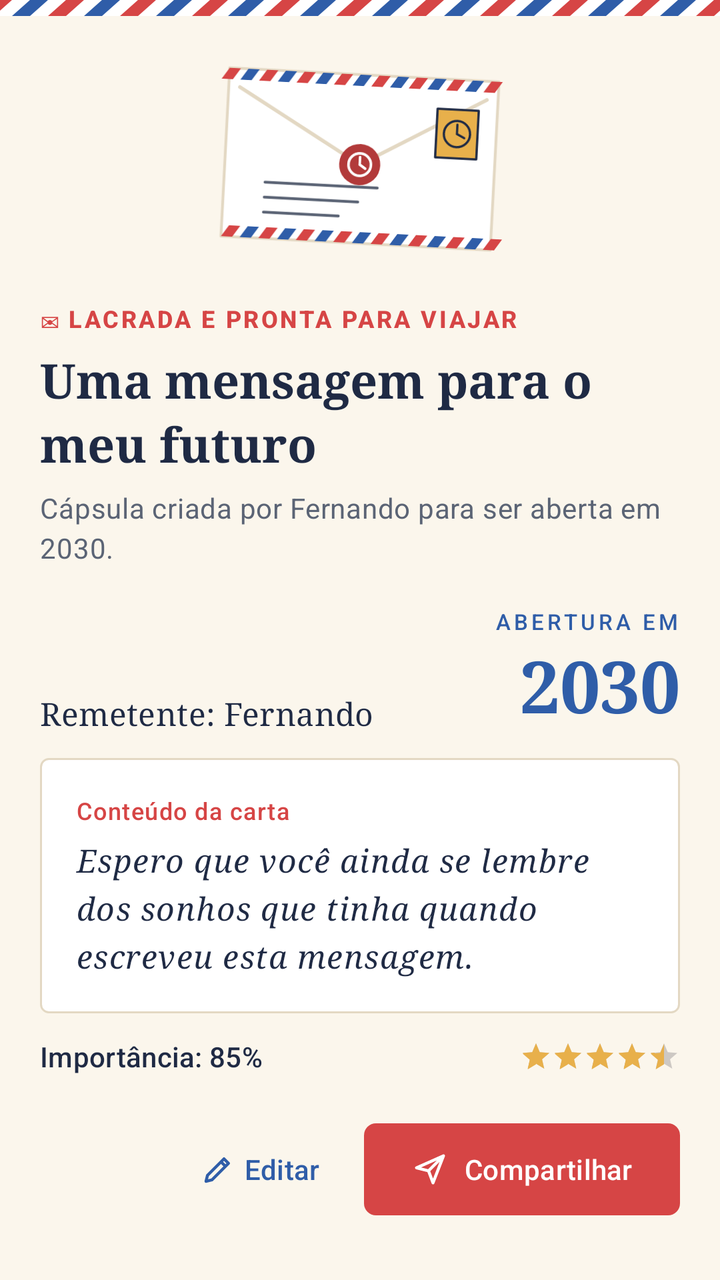
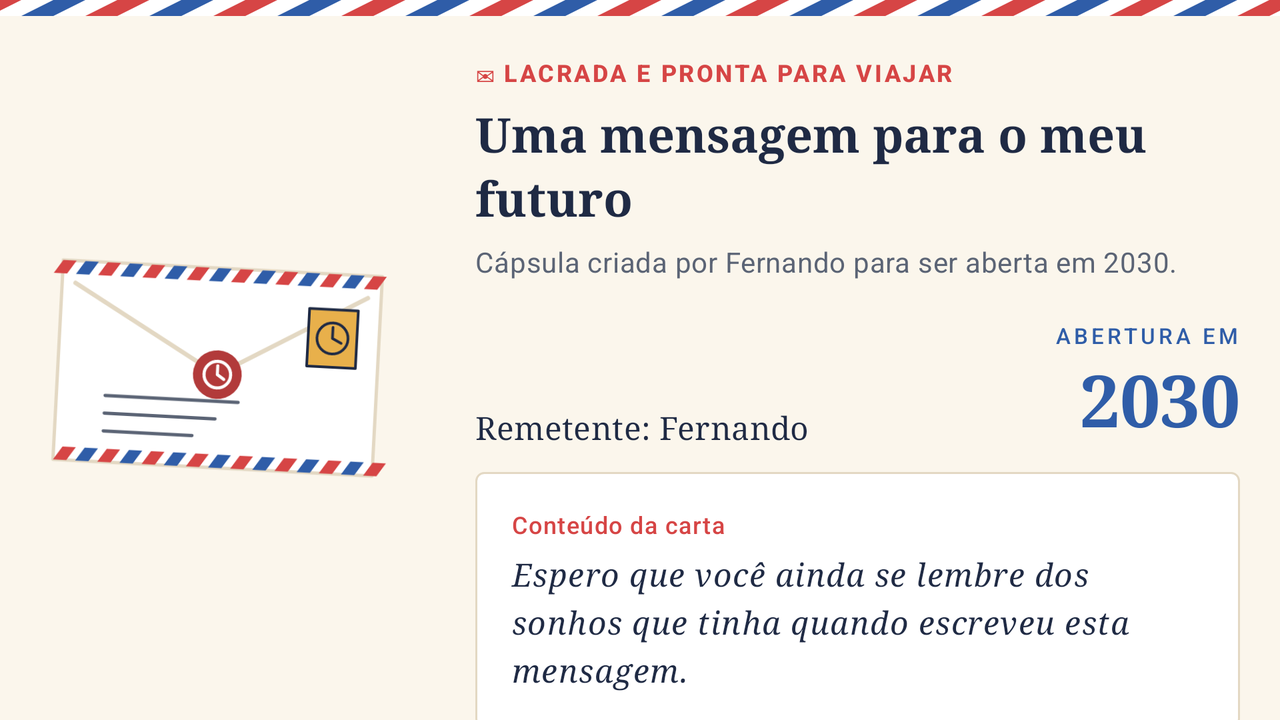

An Android layout and its configuration variant, each rendered on a device that would load it. The default file and the variant file are quoted in full after the pictures.
<!-- AndroidManifest.xml: application theme Tema.Correio -->
<!-- res/layout/activity_capsula_selada.xml -->
<?xml version="1.0" encoding="utf-8"?>
<androidx.core.widget.NestedScrollView xmlns:android="http://schemas.android.com/apk/res/android"
    xmlns:app="http://schemas.android.com/apk/res-auto"
    xmlns:tools="http://schemas.android.com/tools"
    android:layout_width="match_parent"
    android:layout_height="match_parent"
    android:background="@color/papel"
    android:fillViewport="true"
    tools:context=".CapsulaSeladaActivity">

    <androidx.constraintlayout.widget.ConstraintLayout
        android:layout_width="match_parent"
        android:layout_height="wrap_content">

        <View
            android:id="@+id/faixa_aerea_topo"
            android:layout_width="0dp"
            android:layout_height="@dimen/altura_faixa"
            android:background="@drawable/faixa_aerea"
            android:importantForAccessibility="no"
            app:layout_constraintEnd_toEndOf="parent"
            app:layout_constraintStart_toStartOf="parent"
            app:layout_constraintTop_toTopOf="parent" />

        <androidx.constraintlayout.widget.ConstraintLayout
            android:id="@+id/area_carta"
            android:layout_width="0dp"
            android:layout_height="wrap_content"
            android:padding="@dimen/margem_tela"
            app:layout_constraintBottom_toBottomOf="parent"
            app:layout_constraintEnd_toEndOf="parent"
            app:layout_constraintStart_toStartOf="parent"
            app:layout_constraintTop_toBottomOf="@id/faixa_aerea_topo"
            app:layout_constraintVertical_bias="0">

            <ImageView
                android:id="@+id/imagem_envelope"
                android:layout_width="@dimen/tamanho_envelope"
                android:layout_height="wrap_content"
                android:adjustViewBounds="true"
                android:contentDescription="@string/desc_envelope"
                android:rotation="3"
                android:src="@drawable/ic_envelope_aereo"
                app:layout_constraintEnd_toEndOf="parent"
                app:layout_constraintStart_toStartOf="parent"
                app:layout_constraintTop_toTopOf="parent" />

            <TextView
                android:id="@+id/texto_carimbo"
                android:layout_width="wrap_content"
                android:layout_height="wrap_content"
                android:letterSpacing="0.1"
                android:text="@string/carimbo_selada"
                android:textAppearance="@style/TextAppearance.Material3.LabelMedium"
                android:textColor="@color/vermelho_aereo"
                android:textStyle="bold"
                app:layout_constraintStart_toStartOf="parent"
                android:layout_marginTop="@dimen/espaco_g"
                app:layout_constraintTop_toBottomOf="@id/imagem_envelope" />
        
            <TextView
                android:id="@+id/texto_titulo_capsula"
                android:layout_width="0dp"
                android:layout_height="wrap_content"
                android:layout_marginTop="@dimen/espaco_p"
                android:fontFamily="serif"
                android:textAppearance="@style/TextAppearance.Material3.HeadlineSmall"
                android:textColor="@color/tinta"
                android:textStyle="bold"
                app:layout_constraintEnd_toEndOf="parent"
                app:layout_constraintStart_toStartOf="parent"
                app:layout_constraintTop_toBottomOf="@id/texto_carimbo"
                tools:text="Uma mensagem para o meu futuro" />
        
            <TextView
                android:id="@+id/texto_resumo"
                android:layout_width="0dp"
                android:layout_height="wrap_content"
                android:layout_marginTop="@dimen/espaco_p"
                android:textAppearance="@style/TextAppearance.Material3.BodyMedium"
                android:textColor="@color/tinta_suave"
                app:layout_constraintEnd_toEndOf="parent"
                app:layout_constraintStart_toStartOf="parent"
                app:layout_constraintTop_toBottomOf="@id/texto_titulo_capsula"
                tools:text="Cápsula criada por Fernando para ser aberta em 2030." />
        
            
            <TextView
                android:id="@+id/texto_remetente"
                android:layout_width="0dp"
                android:layout_height="wrap_content"
                android:layout_marginEnd="@dimen/espaco_m"
                android:fontFamily="serif"
                android:textAppearance="@style/TextAppearance.Material3.TitleMedium"
                android:textColor="@color/tinta"
                app:layout_constraintBottom_toBottomOf="@id/texto_ano_entrega"
                app:layout_constraintEnd_toStartOf="@id/texto_ano_entrega"
                app:layout_constraintStart_toStartOf="parent"
                tools:text="Remetente: Fernando" />
        
            <TextView
                android:id="@+id/texto_rotulo_entrega"
                android:layout_width="wrap_content"
                android:layout_height="wrap_content"
                android:layout_marginTop="@dimen/espaco_g"
                android:letterSpacing="0.15"
                android:text="@string/rotulo_entrega"
                android:textAppearance="@style/TextAppearance.Material3.LabelSmall"
                android:textColor="@color/azul_aereo"
                app:layout_constraintEnd_toEndOf="parent"
                app:layout_constraintTop_toBottomOf="@id/texto_resumo" />
        
            <TextView
                android:id="@+id/texto_ano_entrega"
                android:layout_width="wrap_content"
                android:layout_height="wrap_content"
                android:fontFamily="serif"
                android:textAppearance="@style/TextAppearance.Material3.DisplaySmall"
                android:textColor="@color/azul_aereo"
                android:textStyle="bold"
                app:layout_constraintEnd_toEndOf="parent"
                app:layout_constraintTop_toBottomOf="@id/texto_rotulo_entrega"
                tools:text="2030" />
        
            <LinearLayout
                android:id="@+id/bloco_mensagem"
                android:layout_width="0dp"
                android:layout_height="wrap_content"
                android:layout_marginTop="@dimen/espaco_m"
                android:background="@drawable/fundo_cartao_mensagem"
                android:orientation="vertical"
                android:padding="18dp"
                app:layout_constraintEnd_toEndOf="parent"
                app:layout_constraintStart_toStartOf="parent"
                app:layout_constraintTop_toBottomOf="@id/texto_ano_entrega">
        
                <TextView
                    android:id="@+id/texto_rotulo_conteudo"
                    android:layout_width="wrap_content"
                    android:layout_height="wrap_content"
                    android:text="@string/rotulo_conteudo"
                    android:textAppearance="@style/TextAppearance.Material3.LabelMedium"
                    android:textColor="@color/vermelho_aereo" />
        
                <TextView
                    android:id="@+id/texto_mensagem"
                    android:layout_width="match_parent"
                    android:layout_height="wrap_content"
                    android:layout_marginTop="@dimen/espaco_p"
                    android:fontFamily="serif"
                    android:lineSpacingMultiplier="1.3"
                    android:textAppearance="@style/TextAppearance.Material3.BodyLarge"
                    android:textColor="@color/tinta"
                    android:textIsSelectable="true"
                    android:textStyle="italic"
                    tools:text="Espero que você ainda se lembre dos sonhos que tinha quando escreveu esta mensagem." />
            </LinearLayout>
        
            <TextView
                android:id="@+id/texto_importancia"
                android:layout_width="wrap_content"
                android:layout_height="wrap_content"
                android:layout_marginTop="@dimen/espaco_m"
                android:textAppearance="@style/TextAppearance.Material3.TitleSmall"
                android:textColor="@color/tinta"
                app:layout_constraintStart_toStartOf="parent"
                app:layout_constraintTop_toBottomOf="@id/bloco_mensagem"
                tools:text="Importância: 85%" />
        
            <RatingBar
                android:id="@+id/avaliacao_importancia"
                style="?android:attr/ratingBarStyleSmall"
                android:layout_width="wrap_content"
                android:layout_height="wrap_content"
                android:contentDescription="@string/desc_avaliacao"
                android:isIndicator="true"
                android:numStars="5"
                android:progressTint="@color/mostarda"
                android:secondaryProgressTint="@color/mostarda"
                android:stepSize="0.1"
                app:layout_constraintBottom_toBottomOf="@id/texto_importancia"
                app:layout_constraintEnd_toEndOf="parent"
                app:layout_constraintTop_toTopOf="@id/texto_importancia"
                tools:rating="4.2" />
        
            
            <com.google.android.material.button.MaterialButton
                android:id="@+id/botao_editar"
                style="@style/Widget.Material3.Button.TextButton.Icon"
                android:layout_width="wrap_content"
                android:layout_height="@dimen/altura_botao"
                android:layout_marginTop="@dimen/espaco_g"
                android:layout_marginEnd="@dimen/espaco_p"
                android:text="@string/botao_editar"
                app:icon="@drawable/ic_lapis"
                app:iconTint="@color/azul_aereo"
                app:layout_constraintBottom_toBottomOf="parent"
                app:layout_constraintEnd_toStartOf="@id/botao_compartilhar"
                app:layout_constraintHorizontal_bias="1"
                app:layout_constraintHorizontal_chainStyle="packed"
                app:layout_constraintStart_toStartOf="parent"
                app:layout_constraintTop_toBottomOf="@id/texto_importancia"
                app:layout_constraintVertical_bias="0" />
        
            <com.google.android.material.button.MaterialButton
                android:id="@+id/botao_compartilhar"
                style="@style/Botao.Selar"
                android:layout_width="wrap_content"
                android:layout_height="@dimen/altura_botao"
                android:text="@string/botao_compartilhar"
                app:icon="@drawable/ic_enviar"
                app:layout_constraintEnd_toEndOf="parent"
                app:layout_constraintStart_toEndOf="@id/botao_editar"
                app:layout_constraintTop_toTopOf="@id/botao_editar" />

        </androidx.constraintlayout.widget.ConstraintLayout>
    </androidx.constraintlayout.widget.ConstraintLayout>
</androidx.core.widget.NestedScrollView>
<!-- resources referenced by this layout -->
<resources>
  <color name="azul_aereo">#FF2F5DA8</color>
  <color name="mostarda">#FFE8B04B</color>
  <color name="papel">#FFFBF6EC</color>
  <color name="tinta">#FF1F2A44</color>
  <color name="tinta_suave">#FF5B6475</color>
  <color name="vermelho_aereo">#FFD64545</color>
  <dimen name="altura_botao">54dp</dimen>
  <dimen name="altura_faixa">8dp</dimen>
  <dimen name="espaco_g">20dp</dimen>
  <dimen name="espaco_m">12dp</dimen>
  <dimen name="espaco_p">6dp</dimen>
  <dimen name="margem_tela">20dp</dimen>
  <dimen name="tamanho_envelope">150dp</dimen>
  <!-- drawable fundo_cartao_mensagem (drawable) -->
  <?xml version="1.0" encoding="utf-8"?>
  <shape xmlns:android="http://schemas.android.com/apk/res/android"
      android:shape="rectangle">
      <solid android:color="@color/branco_postal" />
      <corners android:radius="4dp" />
      <stroke
          android:width="1dp"
          android:color="@color/linha" />
  </shape>
  <!-- drawable ic_enviar (drawable) -->
  <vector xmlns:android="http://schemas.android.com/apk/res/android"
      android:width="24dp"
      android:height="24dp"
      android:viewportWidth="24"
      android:viewportHeight="24">
      <path
          android:strokeColor="@color/branco_postal"
          android:strokeWidth="2"
          android:strokeLineCap="round"
          android:strokeLineJoin="round"
          android:pathData="M3,11 L21,3 L14,21 L11,13 Z M11,13 L21,3" />
  </vector>
  <!-- drawable ic_lapis (drawable) -->
  <vector xmlns:android="http://schemas.android.com/apk/res/android"
      android:width="24dp"
      android:height="24dp"
      android:viewportWidth="24"
      android:viewportHeight="24">
      <path
          android:strokeColor="@color/azul_aereo"
          android:strokeWidth="2"
          android:strokeLineCap="round"
          android:strokeLineJoin="round"
          android:pathData="M4,20 L8,19 L19,8 L16,5 L5,16 Z M14,7 L17,10" />
  </vector>
  <string name="botao_compartilhar">Compartilhar</string>
  <string name="botao_editar">Editar</string>
  <string name="carimbo_selada">✉ LACRADA E PRONTA PARA VIAJAR</string>
  <string name="desc_avaliacao">Importância representada em estrelas</string>
  <string name="desc_envelope">Envelope de correio aéreo lacrado, com selo e bordas listradas</string>
  <string name="rotulo_conteudo">Conteúdo da carta</string>
  <string name="rotulo_entrega">ABERTURA EM</string>
  <style name="Botao.Selar" parent="Widget.Material3.Button">
          <item name="backgroundTint">@color/vermelho_aereo</item>
          <item name="android:textColor">@color/branco_postal</item>
          <item name="iconTint">@color/branco_postal</item>
          <item name="cornerRadius">6dp</item>
      </style>
  <!-- from res/values-v35/ -->
  <style name="Tema.Correio" parent="Base.Tema.Correio">
          <item name="android:windowOptOutEdgeToEdgeEnforcement">true</item>
      </style>
  <color name="branco_postal">#FFFFFFFF</color>
  <color name="linha">#FFE3D8C3</color>
  <style name="Base.Tema.Correio" parent="Theme.Material3.Light.NoActionBar">
          <item name="colorPrimary">@color/azul_aereo</item>
          <item name="colorOnPrimary">@color/branco_postal</item>
          <item name="colorSecondary">@color/vermelho_aereo</item>
          <item name="colorError">@color/vermelho_aereo_escuro</item>
          <item name="android:colorBackground">@color/papel</item>
          <item name="colorSurface">@color/papel</item>
          <item name="colorSurfaceContainerHighest">@color/papel_escuro</item>
          <item name="colorOnSurface">@color/tinta</item>
          <item name="colorOnSurfaceVariant">@color/tinta_suave</item>
          <item name="android:statusBarColor">@color/papel</item>
          <item name="android:navigationBarColor">@color/papel</item>
          <item name="android:windowLightStatusBar">true</item>
          <item name="android:windowLightNavigationBar">true</item>
      </style>
  <color name="vermelho_aereo_escuro">#FFA83232</color>
  <color name="papel_escuro">#FFF1E8D6</color>
  <!-- some entries are left out for length -->
</resources>
<!-- res/layout-land/activity_capsula_selada.xml (the repository's variant of the layout above) -->
<!-- drawn on the phone turned sideways -->
<?xml version="1.0" encoding="utf-8"?>
<androidx.constraintlayout.widget.ConstraintLayout xmlns:android="http://schemas.android.com/apk/res/android"
    xmlns:app="http://schemas.android.com/apk/res-auto"
    xmlns:tools="http://schemas.android.com/tools"
    android:layout_width="match_parent"
    android:layout_height="match_parent"
    android:background="@color/papel"
    tools:context=".CapsulaSeladaActivity">

    <View
        android:id="@+id/faixa_aerea_topo"
        android:layout_width="0dp"
        android:layout_height="@dimen/altura_faixa"
        android:background="@drawable/faixa_aerea"
        android:importantForAccessibility="no"
        app:layout_constraintEnd_toEndOf="parent"
        app:layout_constraintStart_toStartOf="parent"
        app:layout_constraintTop_toTopOf="parent" />

    <androidx.constraintlayout.widget.Guideline
        android:id="@+id/guia_colunas"
        android:layout_width="wrap_content"
        android:layout_height="wrap_content"
        android:orientation="vertical"
        app:layout_constraintGuide_percent="0.34" />

    <ImageView
        android:id="@+id/imagem_envelope"
        android:layout_width="0dp"
        android:layout_height="wrap_content"
        android:layout_margin="@dimen/margem_tela"
        android:adjustViewBounds="true"
        android:contentDescription="@string/desc_envelope"
        android:rotation="3"
        android:src="@drawable/ic_envelope_aereo"
        app:layout_constraintBottom_toBottomOf="parent"
        app:layout_constraintEnd_toStartOf="@id/guia_colunas"
        app:layout_constraintStart_toStartOf="parent"
        app:layout_constraintTop_toBottomOf="@id/faixa_aerea_topo" />

    <androidx.core.widget.NestedScrollView
        android:id="@+id/rolagem_carta"
        android:layout_width="0dp"
        android:layout_height="0dp"
        android:fillViewport="true"
        app:layout_constraintBottom_toBottomOf="parent"
        app:layout_constraintEnd_toEndOf="parent"
        app:layout_constraintStart_toEndOf="@id/guia_colunas"
        app:layout_constraintTop_toBottomOf="@id/faixa_aerea_topo">

        <androidx.constraintlayout.widget.ConstraintLayout
            android:id="@+id/area_carta"
            android:layout_width="match_parent"
            android:layout_height="wrap_content"
            android:padding="@dimen/margem_tela">

            <TextView
                android:id="@+id/texto_carimbo"
                android:layout_width="wrap_content"
                android:layout_height="wrap_content"
                android:letterSpacing="0.1"
                android:text="@string/carimbo_selada"
                android:textAppearance="@style/TextAppearance.Material3.LabelMedium"
                android:textColor="@color/vermelho_aereo"
                android:textStyle="bold"
                app:layout_constraintStart_toStartOf="parent"
                app:layout_constraintTop_toTopOf="parent" />
        
            <TextView
                android:id="@+id/texto_titulo_capsula"
                android:layout_width="0dp"
                android:layout_height="wrap_content"
                android:layout_marginTop="@dimen/espaco_p"
                android:fontFamily="serif"
                android:textAppearance="@style/TextAppearance.Material3.HeadlineSmall"
                android:textColor="@color/tinta"
                android:textStyle="bold"
                app:layout_constraintEnd_toEndOf="parent"
                app:layout_constraintStart_toStartOf="parent"
                app:layout_constraintTop_toBottomOf="@id/texto_carimbo"
                tools:text="Uma mensagem para o meu futuro" />
        
            <TextView
                android:id="@+id/texto_resumo"
                android:layout_width="0dp"
                android:layout_height="wrap_content"
                android:layout_marginTop="@dimen/espaco_p"
                android:textAppearance="@style/TextAppearance.Material3.BodyMedium"
                android:textColor="@color/tinta_suave"
                app:layout_constraintEnd_toEndOf="parent"
                app:layout_constraintStart_toStartOf="parent"
                app:layout_constraintTop_toBottomOf="@id/texto_titulo_capsula"
                tools:text="Cápsula criada por Fernando para ser aberta em 2030." />
        
            
            <TextView
                android:id="@+id/texto_remetente"
                android:layout_width="0dp"
                android:layout_height="wrap_content"
                android:layout_marginEnd="@dimen/espaco_m"
                android:fontFamily="serif"
                android:textAppearance="@style/TextAppearance.Material3.TitleMedium"
                android:textColor="@color/tinta"
                app:layout_constraintBottom_toBottomOf="@id/texto_ano_entrega"
                app:layout_constraintEnd_toStartOf="@id/texto_ano_entrega"
                app:layout_constraintStart_toStartOf="parent"
                tools:text="Remetente: Fernando" />
        
            <TextView
                android:id="@+id/texto_rotulo_entrega"
                android:layout_width="wrap_content"
                android:layout_height="wrap_content"
                android:layout_marginTop="@dimen/espaco_g"
                android:letterSpacing="0.15"
                android:text="@string/rotulo_entrega"
                android:textAppearance="@style/TextAppearance.Material3.LabelSmall"
                android:textColor="@color/azul_aereo"
                app:layout_constraintEnd_toEndOf="parent"
                app:layout_constraintTop_toBottomOf="@id/texto_resumo" />
        
            <TextView
                android:id="@+id/texto_ano_entrega"
                android:layout_width="wrap_content"
                android:layout_height="wrap_content"
                android:fontFamily="serif"
                android:textAppearance="@style/TextAppearance.Material3.DisplaySmall"
                android:textColor="@color/azul_aereo"
                android:textStyle="bold"
                app:layout_constraintEnd_toEndOf="parent"
                app:layout_constraintTop_toBottomOf="@id/texto_rotulo_entrega"
                tools:text="2030" />
        
            <LinearLayout
                android:id="@+id/bloco_mensagem"
                android:layout_width="0dp"
                android:layout_height="wrap_content"
                android:layout_marginTop="@dimen/espaco_m"
                android:background="@drawable/fundo_cartao_mensagem"
                android:orientation="vertical"
                android:padding="18dp"
                app:layout_constraintEnd_toEndOf="parent"
                app:layout_constraintStart_toStartOf="parent"
                app:layout_constraintTop_toBottomOf="@id/texto_ano_entrega">
        
                <TextView
                    android:id="@+id/texto_rotulo_conteudo"
                    android:layout_width="wrap_content"
                    android:layout_height="wrap_content"
                    android:text="@string/rotulo_conteudo"
                    android:textAppearance="@style/TextAppearance.Material3.LabelMedium"
                    android:textColor="@color/vermelho_aereo" />
        
                <TextView
                    android:id="@+id/texto_mensagem"
                    android:layout_width="match_parent"
                    android:layout_height="wrap_content"
                    android:layout_marginTop="@dimen/espaco_p"
                    android:fontFamily="serif"
                    android:lineSpacingMultiplier="1.3"
                    android:textAppearance="@style/TextAppearance.Material3.BodyLarge"
                    android:textColor="@color/tinta"
                    android:textIsSelectable="true"
                    android:textStyle="italic"
                    tools:text="Espero que você ainda se lembre dos sonhos que tinha quando escreveu esta mensagem." />
            </LinearLayout>
        
            <TextView
                android:id="@+id/texto_importancia"
                android:layout_width="wrap_content"
                android:layout_height="wrap_content"
                android:layout_marginTop="@dimen/espaco_m"
                android:textAppearance="@style/TextAppearance.Material3.TitleSmall"
                android:textColor="@color/tinta"
                app:layout_constraintStart_toStartOf="parent"
                app:layout_constraintTop_toBottomOf="@id/bloco_mensagem"
                tools:text="Importância: 85%" />
        
            <RatingBar
                android:id="@+id/avaliacao_importancia"
                style="?android:attr/ratingBarStyleSmall"
                android:layout_width="wrap_content"
                android:layout_height="wrap_content"
                android:contentDescription="@string/desc_avaliacao"
                android:isIndicator="true"
                android:numStars="5"
                android:progressTint="@color/mostarda"
                android:secondaryProgressTint="@color/mostarda"
                android:stepSize="0.1"
                app:layout_constraintBottom_toBottomOf="@id/texto_importancia"
                app:layout_constraintEnd_toEndOf="parent"
                app:layout_constraintTop_toTopOf="@id/texto_importancia"
                tools:rating="4.2" />
        
            
            <com.google.android.material.button.MaterialButton
                android:id="@+id/botao_editar"
                style="@style/Widget.Material3.Button.TextButton.Icon"
                android:layout_width="wrap_content"
                android:layout_height="@dimen/altura_botao"
                android:layout_marginTop="@dimen/espaco_g"
                android:layout_marginEnd="@dimen/espaco_p"
                android:text="@string/botao_editar"
                app:icon="@drawable/ic_lapis"
                app:iconTint="@color/azul_aereo"
                app:layout_constraintBottom_toBottomOf="parent"
                app:layout_constraintEnd_toStartOf="@id/botao_compartilhar"
                app:layout_constraintHorizontal_bias="1"
                app:layout_constraintHorizontal_chainStyle="packed"
                app:layout_constraintStart_toStartOf="parent"
                app:layout_constraintTop_toBottomOf="@id/texto_importancia"
                app:layout_constraintVertical_bias="0" />
        
            <com.google.android.material.button.MaterialButton
                android:id="@+id/botao_compartilhar"
                style="@style/Botao.Selar"
                android:layout_width="wrap_content"
                android:layout_height="@dimen/altura_botao"
                android:text="@string/botao_compartilhar"
                app:icon="@drawable/ic_enviar"
                app:layout_constraintEnd_toEndOf="parent"
                app:layout_constraintStart_toEndOf="@id/botao_editar"
                app:layout_constraintTop_toTopOf="@id/botao_editar" />

        </androidx.constraintlayout.widget.ConstraintLayout>
    </androidx.core.widget.NestedScrollView>

</androidx.constraintlayout.widget.ConstraintLayout>
<!-- resources referenced by the variant -->
<!-- as the phone turned sideways resolves them -->
<resources>
  <color name="azul_aereo">#FF2F5DA8</color>
  <color name="mostarda">#FFE8B04B</color>
  <color name="papel">#FFFBF6EC</color>
  <color name="tinta">#FF1F2A44</color>
  <color name="tinta_suave">#FF5B6475</color>
  <color name="vermelho_aereo">#FFD64545</color>
  <dimen name="altura_botao">54dp</dimen>
  <dimen name="altura_faixa">8dp</dimen>
  <dimen name="espaco_g">20dp</dimen>
  <dimen name="espaco_m">12dp</dimen>
  <dimen name="espaco_p">6dp</dimen>
  <dimen name="margem_tela">20dp</dimen>
  <!-- drawable faixa_aerea: vector/xml drawable (drawable, 2865 chars, omitted) -->
  <!-- drawable fundo_cartao_mensagem (drawable) -->
  <?xml version="1.0" encoding="utf-8"?>
  <shape xmlns:android="http://schemas.android.com/apk/res/android"
      android:shape="rectangle">
      <solid android:color="@color/branco_postal" />
      <corners android:radius="4dp" />
      <stroke
          android:width="1dp"
          android:color="@color/linha" />
  </shape>
  <!-- drawable ic_enviar (drawable) -->
  <vector xmlns:android="http://schemas.android.com/apk/res/android"
      android:width="24dp"
      android:height="24dp"
      android:viewportWidth="24"
      android:viewportHeight="24">
      <path
          android:strokeColor="@color/branco_postal"
          android:strokeWidth="2"
          android:strokeLineCap="round"
          android:strokeLineJoin="round"
          android:pathData="M3,11 L21,3 L14,21 L11,13 Z M11,13 L21,3" />
  </vector>
  <!-- drawable ic_lapis (drawable) -->
  <vector xmlns:android="http://schemas.android.com/apk/res/android"
      android:width="24dp"
      android:height="24dp"
      android:viewportWidth="24"
      android:viewportHeight="24">
      <path
          android:strokeColor="@color/azul_aereo"
          android:strokeWidth="2"
          android:strokeLineCap="round"
          android:strokeLineJoin="round"
          android:pathData="M4,20 L8,19 L19,8 L16,5 L5,16 Z M14,7 L17,10" />
  </vector>
  <string name="botao_compartilhar">Compartilhar</string>
  <string name="botao_editar">Editar</string>
  <string name="carimbo_selada">✉ LACRADA E PRONTA PARA VIAJAR</string>
  <string name="desc_avaliacao">Importância representada em estrelas</string>
  <string name="desc_envelope">Envelope de correio aéreo lacrado, com selo e bordas listradas</string>
  <string name="rotulo_conteudo">Conteúdo da carta</string>
  <string name="rotulo_entrega">ABERTURA EM</string>
  <style name="Botao.Selar" parent="Widget.Material3.Button">
          <item name="backgroundTint">@color/vermelho_aereo</item>
          <item name="android:textColor">@color/branco_postal</item>
          <item name="iconTint">@color/branco_postal</item>
          <item name="cornerRadius">6dp</item>
      </style>
  <!-- from res/values-v35/ -->
  <style name="Tema.Correio" parent="Base.Tema.Correio">
          <item name="android:windowOptOutEdgeToEdgeEnforcement">true</item>
      </style>
  <color name="branco_postal">#FFFFFFFF</color>
  <color name="linha">#FFE3D8C3</color>
  <style name="Base.Tema.Correio" parent="Theme.Material3.Light.NoActionBar">
          <item name="colorPrimary">@color/azul_aereo</item>
          <item name="colorOnPrimary">@color/branco_postal</item>
          <item name="colorSecondary">@color/vermelho_aereo</item>
          <item name="colorError">@color/vermelho_aereo_escuro</item>
          <item name="android:colorBackground">@color/papel</item>
          <item name="colorSurface">@color/papel</item>
          <item name="colorSurfaceContainerHighest">@color/papel_escuro</item>
          <item name="colorOnSurface">@color/tinta</item>
          <item name="colorOnSurfaceVariant">@color/tinta_suave</item>
          <item name="android:statusBarColor">@color/papel</item>
          <item name="android:navigationBarColor">@color/papel</item>
          <item name="android:windowLightStatusBar">true</item>
          <item name="android:windowLightNavigationBar">true</item>
      </style>
  <color name="vermelho_aereo_escuro">#FFA83232</color>
  <color name="papel_escuro">#FFF1E8D6</color>
  <!-- some entries are left out for length -->
</resources>
